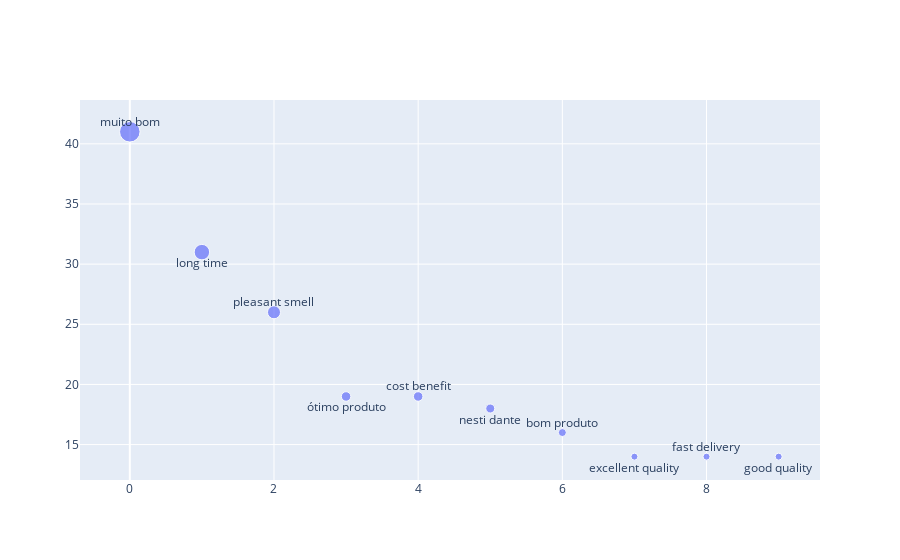

The notebook cell saved with this chart:
### Markdown cell above
<li> Noun Chunk Analysis </li>

### Code cell
delete_words = ['soap', 'grams', 'units', 'gramas', 'barra', 'male', 'mercado', 'pm', 'skin', 'full', 'w3', 'product', 'zip', 'loccitane', 'shopping', 'service', 'use', 'purchase', 'shipping','great']
brazil_review_noun_chunk = nlpshortcut.chunk_generator(brazil_review, delete_words, bubbleplot = True)

### Figure 1 — Plotly figure (JSON) as saved in the notebook; plotly's stock layout.template omitted (floating-point values rounded to 4 significant figures)
{"data": [{"marker": {"size": [20.5, 15.5, 13, 9.5, 9.5, 9, 8, 7, 7, 7]}, "mode": "markers", "type": "scatter", "x": [0, 1, 2, 3, 4, 5, 6, 7, 8, 9], "y": [41, 31, 26, 19, 19, 18, 16, 14, 14, 14]}], "layout": {"annotations": [{"showarrow": false, "text": "muito bom", "x": 0, "xanchor": "center", "y": 41, "yanchor": "bottom"}, {"showarrow": false, "text": "long time", "x": 1, "xanchor": "center", "y": 31, "yanchor": "top"}, {"showarrow": false, "text": "pleasant smell", "x": 2, "xanchor": "center", "y": 26, "yanchor": "bottom"}, {"showarrow": false, "text": "ótimo produto", "x": 3, "xanchor": "center", "y": 19, "yanchor": "top"}, {"showarrow": false, "text": "cost benefit", "x": 4, "xanchor": "center", "y": 19, "yanchor": "bottom"}, {"showarrow": false, "text": "nesti dante", "x": 5, "xanchor": "center", "y": 18, "yanchor": "top"}, {"showarrow": false, "text": "bom produto", "x": 6, "xanchor": "center", "y": 16, "yanchor": "bottom"}, {"showarrow": false, "text": "excellent quality", "x": 7, "xanchor": "center", "y": 14, "yanchor": "top"}, {"showarrow": false, "text": "fast delivery", "x": 8, "xanchor": "center", "y": 14, "yanchor": "bottom"}, {"showarrow": false, "text": "good quality", "x": 9, "xanchor": "center", "y": 14, "yanchor": "top"}]}}
